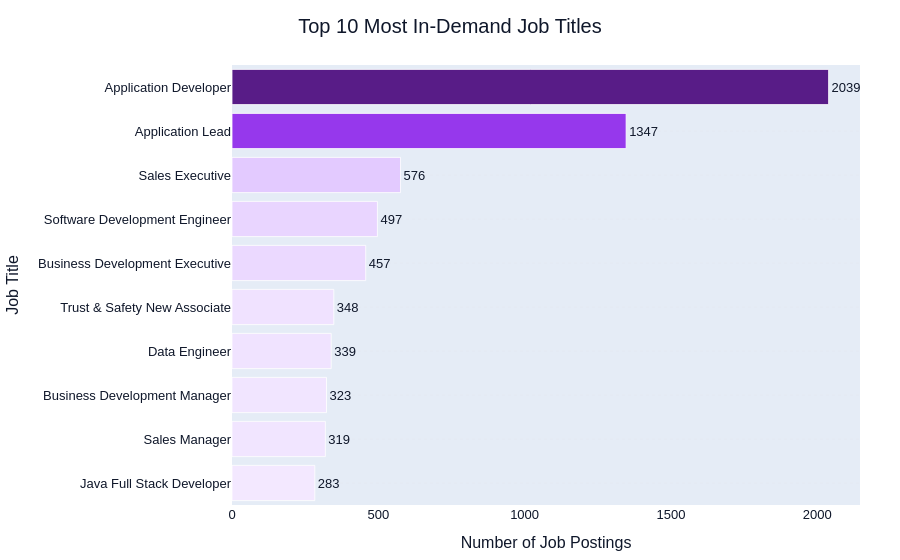

The notebook cell this image was saved under:
### Markdown cell above
#### Chart 5: Most In-Demand Job Titles

### Code cell
top_jobs = (
    df["title"]
    .dropna()
    .str.strip()
    .value_counts()
    .head(10)
    .sort_values(ascending=True)
)

fig = px.bar(
    x=top_jobs.values,
    y=top_jobs.index,
    orientation="h",
    title="Top 10 Most In-Demand Job Titles",
    text=top_jobs.values,
    color=top_jobs.values,
    color_continuous_scale=[
        "#F3E8FF",
        "#E9D5FF",
        "#D8B4FE",
        "#C084FC",
        "#A855F7",
        "#9333EA",
        "#7E22CE",
        "#6B21A8",
        "#581C87"
    ]
)

fig.update_coloraxes(showscale=False)

fig.update_traces(
    textposition="outside",
    cliponaxis=False,
    marker=dict(
        line=dict(
            color="white",
            width=0.8
        )
    ),
    hovertemplate=(
        "<b>%{y}</b><br>"
        "Job Postings: %{x:,}"
        "<extra></extra>"
    )
)

fig.update_xaxes(
    title="Number of Job Postings"
)

fig.update_yaxes(
    title="Job Title"
)

fig = style_plot(fig)

fig.show()

### Figure 1 — Plotly figure (JSON) as saved in the notebook; plotly's stock layout.template omitted (floating-point values rounded to 4 significant figures)
{"data": [{"cliponaxis": false, "hovertemplate": "<b>%{y}</b><br>Job Postings: %{x:,}<extra></extra>", "legendgroup": "", "marker": {"color": [283, 319, 323, 339, 348, 457, 497, 576, 1347, 2039], "coloraxis": "coloraxis", "line": {"color": "white", "width": 0.8}, "pattern": {"shape": ""}}, "name": "", "orientation": "h", "showlegend": false, "text": [283.0, 319.0, 323.0, 339.0, 348.0, 457.0, 497.0, 576.0, 1347.0, 2039.0], "textposition": "outside", "type": "bar", "x": [283, 319, 323, 339, 348, 457, 497, 576, 1347, 2039], "xaxis": "x", "y": ["Java Full Stack Developer", "Sales Manager", "Business Development Manager", "Data Engineer", "Trust & Safety New Associate", "Business Development Executive", "Software Development Engineer", "Sales Executive", "Application Lead", "Application Developer"], "yaxis": "y"}], "layout": {"barmode": "relative", "coloraxis": {"autocolorscale": false, "colorbar": {"title": {"text": "color"}}, "colorscale": [[0, "#F3E8FF"], [0.125, "#E9D5FF"], [0.25, "#D8B4FE"], [0.375, "#C084FC"], [0.5, "#A855F7"], [0.625, "#9333EA"], [0.75, "#7E22CE"], [0.875, "#6B21A8"], [1, "#581C87"]], "showscale": false}, "font": {"color": "#0F172A", "family": "Arial", "size": 13}, "hovermode": "x unified", "legend": {"bgcolor": "rgba(0,0,0,0)", "borderwidth": 0, "tracegroupgap": 0}, "margin": {"b": 35, "l": 40, "r": 40, "t": 65}, "title": {"font": {"family": "Arial", "size": 20}, "text": "Top 10 Most In-Demand Job Titles", "x": 0.5, "xanchor": "center"}, "xaxis": {"anchor": "y", "domain": [0, 1], "showgrid": false, "showline": false, "title": {"text": "Number of Job Postings"}, "zeroline": false}, "yaxis": {"anchor": "x", "domain": [0, 1], "gridcolor": "#E2E8F0", "griddash": "dot", "gridwidth": 0.8, "showgrid": true, "showline": false, "title": {"text": "Job Title"}, "zeroline": false}}}
